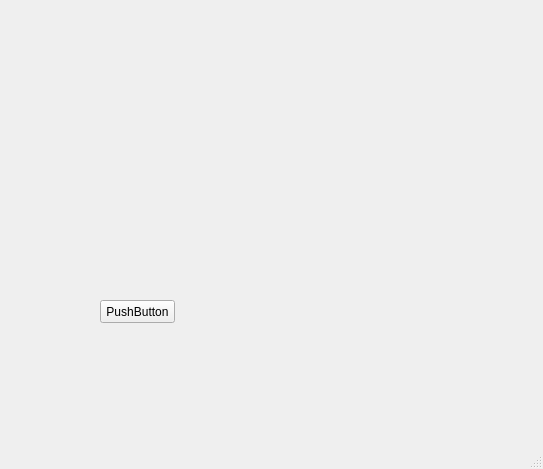
<?xml version="1.0" encoding="UTF-8"?>
<ui version="4.0">
 <class>MainWindow</class>
 <widget class="QMainWindow" name="MainWindow">
  <property name="geometry">
   <rect>
    <x>0</x>
    <y>0</y>
    <width>543</width>
    <height>469</height>
   </rect>
  </property>
  <property name="windowTitle">
   <string>MainWindow</string>
  </property>
  <widget class="QWidget" name="centralwidget">
   <widget class="QPushButton" name="pushButton">
    <property name="geometry">
     <rect>
      <x>100</x>
      <y>300</y>
      <width>75</width>
      <height>23</height>
     </rect>
    </property>
    <property name="text">
     <string>PushButton</string>
    </property>
   </widget>
  </widget>
  <widget class="QMenuBar" name="menubar">
   <property name="geometry">
    <rect>
     <x>0</x>
     <y>0</y>
     <width>543</width>
     <height>21</height>
    </rect>
   </property>
  </widget>
  <widget class="QStatusBar" name="statusbar"/>
 </widget>
 <resources/>
 <connections/>
</ui>
